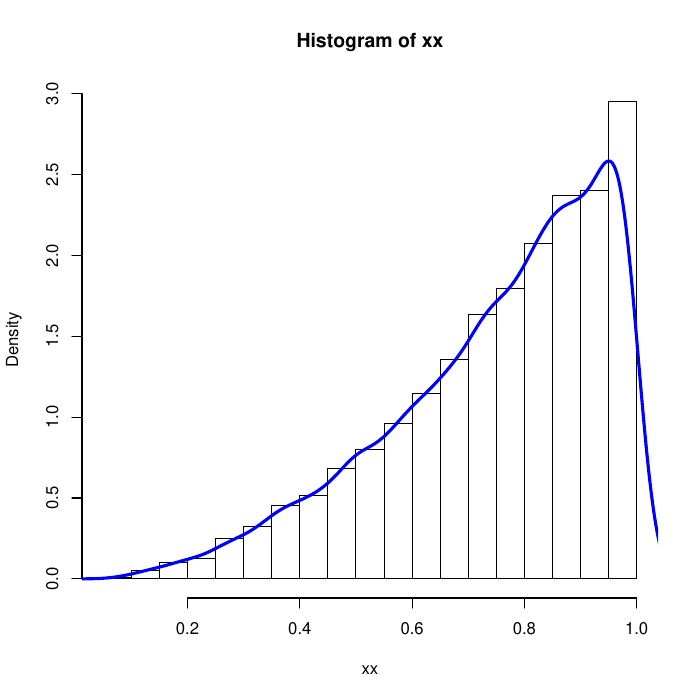

Here is the R script that generated this plot:

# Alpha = 3
# Beta = 1
# f(x) = (3 + 1 - 1)! * x^(3 - 1) * (1 - x)^(1 - 1) / (3 - 1) ! / (1 - 1)!
# f(x) = 3 * x^2
# c = 3

f <- function(x){
	return(3 * x ^ 2)
}

g <- function(x){
	return(1)
}

getVariable <- function(c, f, g, times){
	ans <- NULL
	tries <- NULL
	for(i in 1 : times){
		Y <- runif(1)
		u <- runif(1)
		steps <- 1
		while(u * c * g(Y) > f(Y)){
			Y <- runif(1)
			u <- runif(1)
			steps <- steps + 1
		}
		ans <- c(ans, Y)
		tries <- c(tries, steps)
	}
	return(c(ans,tries))
}

pdf("AceptacionRechazoContinuo.pdf")

n <- 10000

results <- getVariable(3, f, g, n)
xx <- results[1:n]
xx2 <- results[(n+1):(2*n)]

hist(xx, prob = TRUE) # Usando frecuencia / total
lines(density(xx), col = "blue", lwd = 3)

plot(cumsum(xx2) / 1 : n, type = "l")
abline(h = 3)


